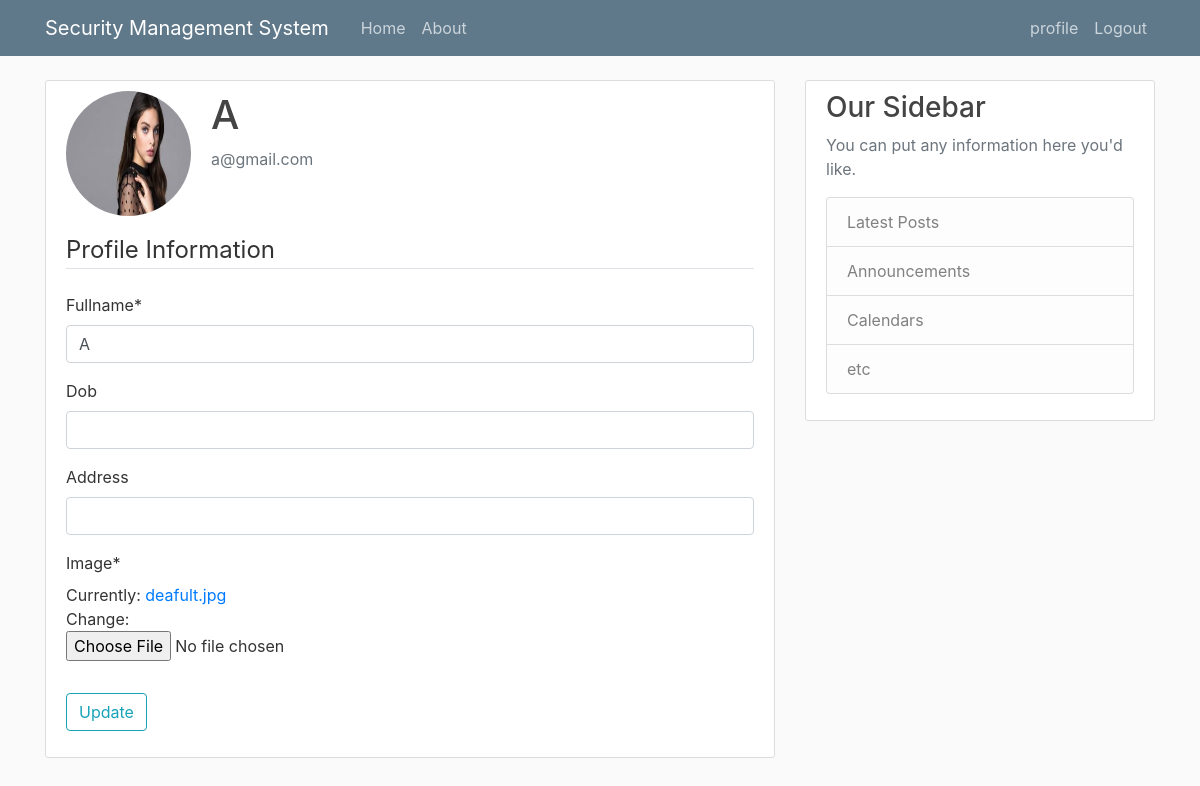
The app's page /profile/ (signed in), older data.
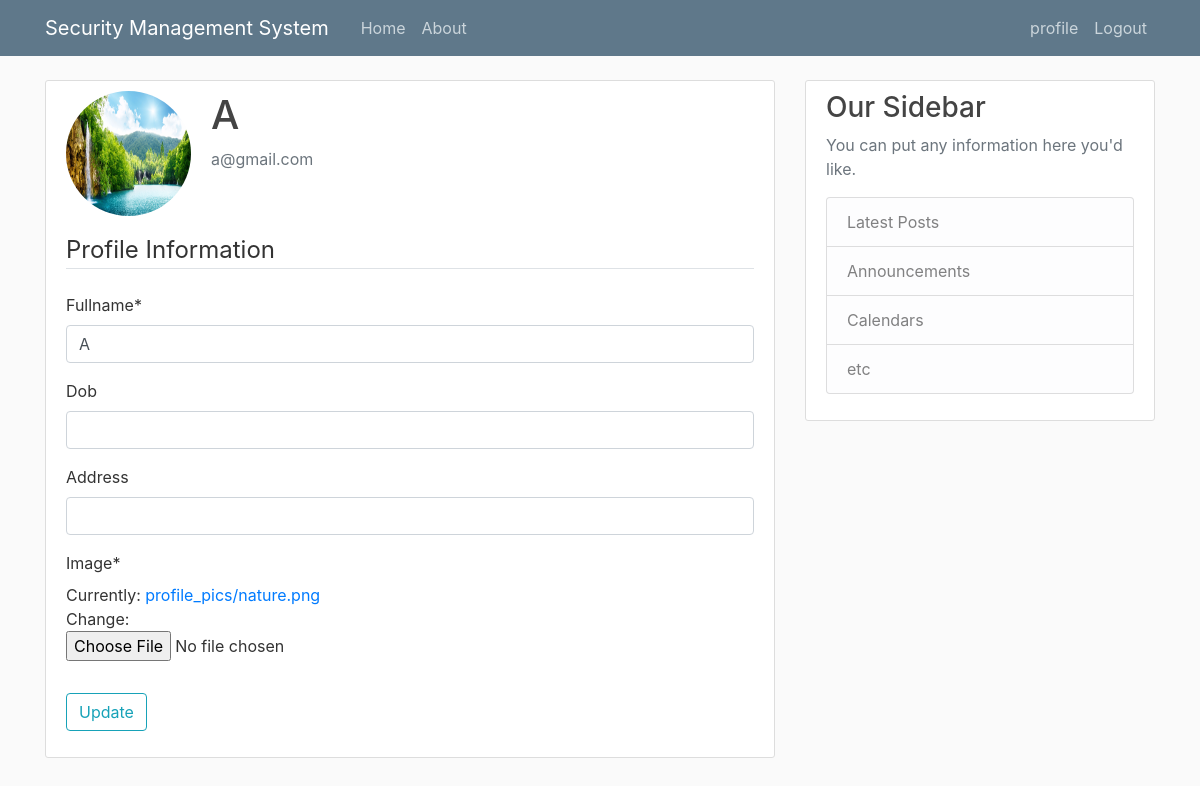
The same page, newer data.
### security/models.py (models this page shows, shortened)
class User(AbstractBaseUser):
	email = models.EmailField(verbose_name = 'email address',max_length=255,unique=True)
	fullname = models.CharField(verbose_name='fullname',max_length=200)
	is_active = models.BooleanField(default=True)
	is_admin = models.BooleanField(default=False)
	objects = UserManager()
	USERNAME_FIELD = 'email'
	REQUIRED_FIELDS = ['fullname']

class Profile(models.Model):
	user = models.OneToOneField(settings.AUTH_USER_MODEL,on_delete=models.CASCADE)
	address = models.CharField(max_length=200,blank=True,null=True)
	dob = models.DateField(blank=True,null=True)
	image = models.ImageField(default='deafult.jpg',upload_to='profile_pics')

### security/views.py (the view)
# urls.py: path('profile/',views.profile,name='profile'),
@login_required
def profile(request):
	if request.method == 'POST':
		u_form = UserUpdateForm(request.POST,
			instance = request.user)
		p_form = ProfileUpdateForm(request.POST, request.FILES,
			instance = request.user.profile)
		if u_form.is_valid() and p_form.is_valid():
			u_form.save()
			p_form.save()
			messages.success(request,f'Account has been updated')
			return redirect('profile')
	else :
		u_form = UserUpdateForm(instance = request.user)
		p_form = ProfileUpdateForm(instance = request.user.profile)
	context = {'u_form' : u_form,
				'p_form' : p_form
				}
	return render(request,'security/profile.html',context)

### security/forms.py
class UserUpdateForm(forms.ModelForm):
	fullname = forms.CharField()
	class Meta:
		model = User
		fields = ['fullname']

class ProfileUpdateForm(forms.ModelForm):
	class Meta:
		model = Profile
		fields = ['dob','address','image']

### security/templates/security/profile.html (shortened to what this page needs)
{% extends "security/base2.html" %}
{% load crispy_forms_tags %}
{% block content %}
<div class="content-section">
  <div class="media">
    <img class="rounded-circle account-img" src="{{ user.profile.image.url }}">
    <div class="media-body">
      <h2 class="account-heading">{{user.fullname}}</h2>
      <p class="text-secondary">{{user.email}}</p>
    </div>
  </div>
  <form method="POST" enctype="multipart/form-data">
		<fieldset class="form-group">
			<legend class="border-bottom mb-4">Profile Information</legend>
			{{ u_form|crispy }}
			{{ p_form|crispy }}
		</fieldset>
		<div class="form-group">
			<button class="btn btn-outline-info" type="submit">Update</button>
		</div>
	</form>
</div>
{% endblock content %}

### security/templates/security/base2.html (shortened to what this page needs)
{% load static %}
<!DOCTYPE html>
<html>
<head>
    <link rel="stylesheet" href="https://stackpath.bootstrapcdn.com/bootstrap/4.3.1/css/bootstrap.min.css">
    <link rel="stylesheet" type="text/css" href="{% static 'security/main.css' %}">
</head>
<body>
<header class="site-header">
  <nav class="navbar navbar-expand-md navbar-dark bg-steel fixed-top">
    <div class="container">
      <a class="navbar-brand mr-4" href="#">Security Management System</a>
      <div class="collapse navbar-collapse" id="navbarToggle">
        <div class="navbar-nav mr-auto">
          <a class="nav-item nav-link" href="{% url 'home'%}">Home</a>
          <a class="nav-item nav-link" href="#">About</a>
        </div>
        <div class="navbar-nav">
          {% if user.is_authenticated %}
          <a class="nav-item nav-link" href="{% url 'profile'%}">profile</a>
          <a class="nav-item nav-link" href="{% url 'logout'%}">Logout</a>
          {% else %}
           <a class="nav-item nav-link" href="{% url 'login'%}">Login</a>
          <a class="nav-item nav-link" href="{% url 'register'%}">Register</a>
          {% endif %}
        </div>
      </div>
    </div>
  </nav>
</header>
<main role="main" class="container">
  <div class="row">
    <div class="col-md-8">
      {% block content %}{% endblock %}
    </div>
    <div class="col-md-4">
      <div class="content-section">
        <h3>Our Sidebar</h3>
        <p class='text-muted'>You can put any information here you'd like.
          <ul class="list-group">
            <li class="list-group-item list-group-item-light">Latest Posts</li>
            <li class="list-group-item list-group-item-light">Announcements</li>
            <li class="list-group-item list-group-item-light">Calendars</li>
            <li class="list-group-item list-group-item-light">etc</li>
          </ul>
        </p>
      </div>
    </div>
  </div>
</main>
</body>
</html>

### security/static/security/main.css (style rules this page uses)
body { background: #fafafa; color: #333333; margin-top: 5rem; }
h1, h2, h3, h4, h5, h6 { color: #444444; }
ul { margin: 0; }
.bg-steel { background-color: #5f788a; }
.site-header .navbar-nav .nav-link { color: #cbd5db; }
.content-section { background: #ffffff; padding: 10px 20px; border: 1px solid #dddddd; border-radius: 3px; margin-bottom: 20px; }
.account-img { height: 125px; width: 125px; margin-right: 20px; margin-bottom: 16px; }
.account-heading { font-size: 2.5rem; }

Row changes from the older to the newer data that the page shows:
changed User "a@gmail.com": profile.image: a different picture
Text that changed along with them:
text no longer shown: "Dob Address Image * Currently: deafult.jpg Change:"
text now shown: "Dob Address Image * Currently: profile_pics/nature.png Change:"
